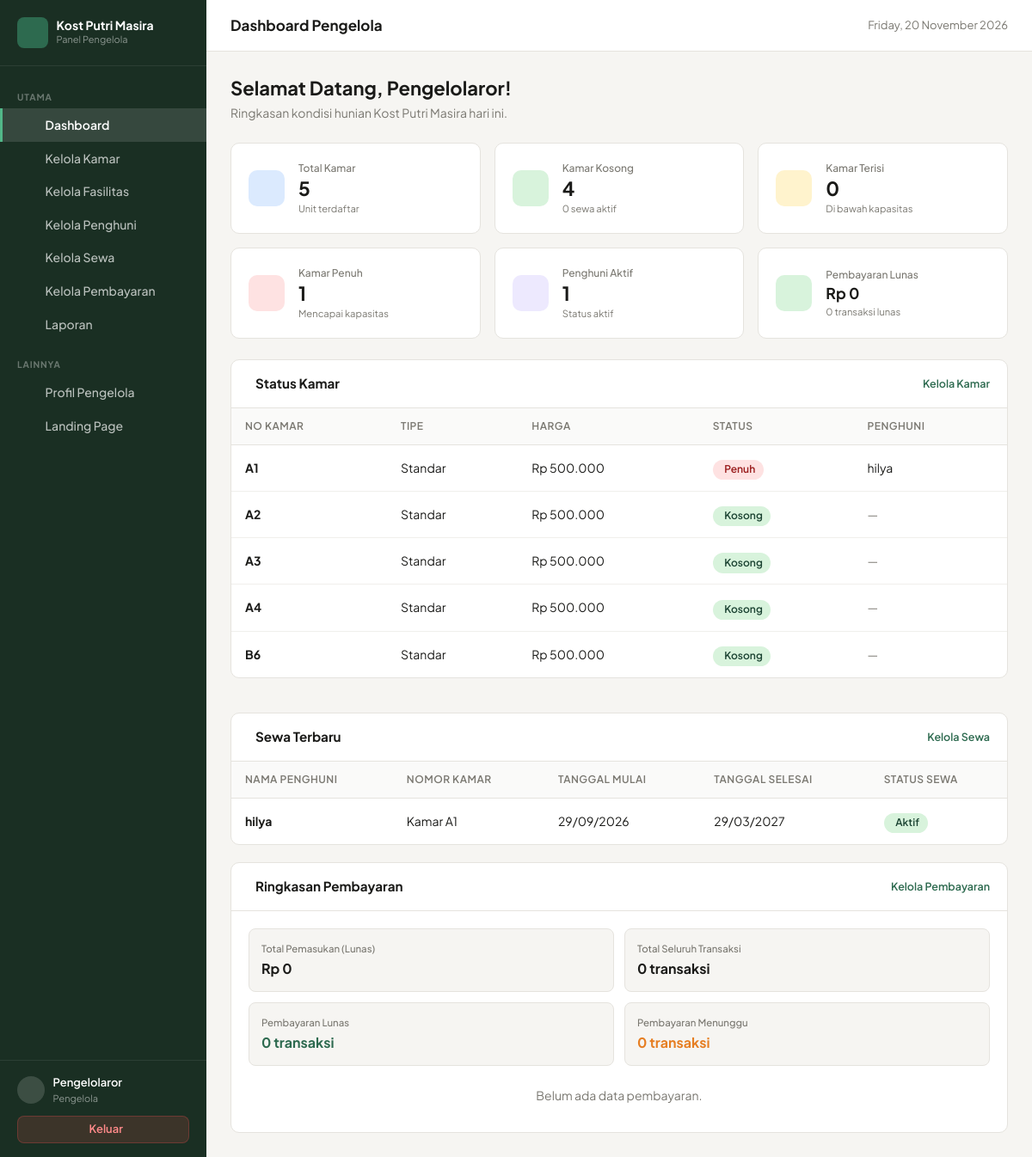
Page /admin/dashboard.php (signed in) on the committed database.
### tables this page shows
CREATE TABLE `kamar` (
  `id_kamar` int NOT NULL,
  `nomor_kamar` varchar(20) NOT NULL,
  `tipe_kamar` varchar(50) DEFAULT NULL,
  `kapasitas` int NOT NULL DEFAULT '1',
  `harga` decimal(12,2) NOT NULL,
  `status` enum('kosong','terisi','penuh') NOT NULL DEFAULT 'kosong',
  `keterangan` text,
  `created_at` timestamp NULL DEFAULT CURRENT_TIMESTAMP
);

CREATE TABLE `sewa` (
  `id_sewa` int NOT NULL,
  `id_penghuni` int NOT NULL,
  `id_kamar` int NOT NULL,
  `tanggal_mulai` date NOT NULL,
  `tanggal_selesai` date DEFAULT NULL,
  `periode` varchar(50) DEFAULT NULL,
  `total_sewa` decimal(12,2) NOT NULL,
  `status` enum('aktif','selesai') DEFAULT 'aktif'
);

CREATE TABLE `users` (
  `id_user` int NOT NULL,
  `nama` varchar(100) NOT NULL,
  `username` varchar(50) NOT NULL,
  `password` varchar(255) NOT NULL,
  `role` enum('pengelola','penghuni') NOT NULL,
  `created_at` timestamp NULL DEFAULT CURRENT_TIMESTAMP
);

### includes/auth_check.php (called while the page is built, shortened)
<?php
function isLoggedIn(): bool {
    return isset($_SESSION['user_id']) && !empty($_SESSION['user_id']);
}
function currentUser(): ?array {
    return [
        'id_user'     => $_SESSION['user_id'] ?? null,
        'nama'        => $_SESSION['nama'] ?? '',
        'username'    => $_SESSION['username'] ?? '',
        'role'        => $_SESSION['role'] ?? '',
        'id_penghuni' => $_SESSION['id_penghuni'] ?? null,
    ];
}

### includes/functions.php (called while the page is built, shortened)
<?php
function e(?string $string): string {
    return htmlspecialchars((string)$string, ENT_QUOTES, 'UTF-8');
}
function formatRupiah(float|int|string $angka, bool $denganSimbol = true): string {
    $nominal = (float) $angka;
    $hasil = number_format($nominal, 0, ',', '.');
    return $denganSimbol ? 'Rp ' . $hasil : $hasil;
}
function formatTanggal(?string $tanggal, string $format = 'panjang'): string {
    $timestamp = strtotime($tanggal);
    if ($format === 'pendek') {
        return date('d/m/Y', $timestamp);
    }
    $bulanIndo = [
        1 => 'Januari', 'Februari', 'Maret', 'April', 'Mei', 'Juni',
        'Juli', 'Agustus', 'September', 'Oktober', 'November', 'Desember'
    ];
    $hari = date('d', $timestamp);
    $bulan = $bulanIndo[(int)date('m', $timestamp)];
    $tahun = date('Y', $timestamp);
    return "{$hari} {$bulan} {$tahun}";
}

### admin/dashboard.php (the view, shortened to what this page needs)
<?php
require_once __DIR__ . '/../config/database.php';
require_once __DIR__ . '/../includes/functions.php';
require_once __DIR__ . '/../includes/auth_check.php';
$user  = currentUser();
$daftarKamar = [];
$totalKamar  = 0;
$kamarKosong = 0;
$kamarTerisi = 0;
$kamarPenuh  = 0;
try {
    $stmtKamar = $pdo->query("
        SELECT
            k.id_kamar,
            k.nomor_kamar,
            k.tipe_kamar,
            k.kapasitas,
            k.harga,
            k.status AS status_kamar,
            COUNT(s.id_sewa) AS sewa_aktif_count,
            GROUP_CONCAT(u.nama SEPARATOR ', ') AS nama_penghuni
        FROM kamar k
        LEFT JOIN sewa s ON k.id_kamar = s.id_kamar AND s.status = 'aktif'
        LEFT JOIN penghuni p ON s.id_penghuni = p.id_penghuni
        LEFT JOIN users u ON p.id_user = u.id_user
        GROUP BY k.id_kamar, k.nomor_kamar, k.tipe_kamar, k.kapasitas, k.harga, k.status
        ORDER BY k.nomor_kamar ASC
    ");
    $daftarKamar = $stmtKamar->fetchAll();
    $totalKamar  = count($daftarKamar);
    foreach ($daftarKamar as &$km) {
        $sewaAktif = (int)$km['sewa_aktif_count'];
        $kapasitas = max(1, (int)$km['kapasitas']);
        if ($sewaAktif === 0) {
            $kamarKosong++;
        } elseif ($sewaAktif < $kapasitas) {
            $km['status_display'] = 'terisi';
            $kamarTerisi++;
        } else {
            $kamarPenuh++;
        }
    }
} catch (PDOException $e) {
    $daftarKamar = [];
    $totalKamar = $kamarKosong = $kamarTerisi = $kamarPenuh = 0;
}
$totalPenghuni = 0;
try {
    $totalPenghuni = (int)$pdo->query("SELECT COUNT(*) FROM penghuni WHERE status = 'aktif'")->fetchColumn();
} catch (PDOException $e) {
    $totalPenghuni = 0;
}
$bayarLunas    = ['total' => 0, 'nominal' => 0.0];
$bayarMenunggu = ['total' => 0, 'nominal' => 0.0];
$totalTransaksiBayar = 0;
try {
    $rowLunas = $pdo->query("
        SELECT COUNT(*) AS total, COALESCE(SUM(jumlah_bayar), 0) AS nominal
        FROM pembayaran
        WHERE (status_verifikasi = 'dikonfirmasi' OR status_verifikasi = 'terverifikasi')
          AND status = 'lunas'
    ")->fetch();
    if ($rowLunas) {
        $bayarLunas = [
            'total'   => (int)$rowLunas['total'],
            'nominal' => (float)$rowLunas['nominal']
        ];
    }
    $rowMenunggu = $pdo->query("
        SELECT COUNT(*) AS total, COALESCE(SUM(jumlah_bayar), 0) AS nominal
        FROM pembayaran
        WHERE status_verifikasi = 'menunggu'
    ")->fetch();
    if ($rowMenunggu) {
        $bayarMenunggu = [
            'total'   => (int)$rowMenunggu['total'],
            'nominal' => (float)$rowMenunggu['nominal']
        ];
    }
    $totalTransaksiBayar = (int)$pdo->query("SELECT COUNT(*) FROM pembayaran")->fetchColumn();
} catch (PDOException $e) {
    $bayarLunas = ['total' => 0, 'nominal' => 0.0];
    $bayarMenunggu = ['total' => 0, 'nominal' => 0.0];
    $totalTransaksiBayar = 0;
}
$daftarSewaTerbaru = [];
try {
    $stmtSewa = $pdo->query("
        SELECT
            s.id_sewa,
            s.tanggal_mulai,
            s.tanggal_selesai,
            s.status AS status_sewa,
            u.nama AS nama_penghuni,
            k.nomor_kamar
        FROM sewa s
        JOIN penghuni p ON s.id_penghuni = p.id_penghuni
        JOIN users u ON p.id_user = u.id_user
        JOIN kamar k ON s.id_kamar = k.id_kamar
        ORDER BY s.id_sewa DESC
        LIMIT 5
    ");
    $daftarSewaTerbaru = $stmtSewa->fetchAll();
} catch (PDOException $e) {
    $daftarSewaTerbaru = [];
}
?><!DOCTYPE html>
<html lang="id">
<head>
<link rel="stylesheet" href="../assets/css/app.css">
</head>
<body>
<div class="layout">
<aside class="sidebar" id="sidebarPanel">
    <div class="sb-brand">
        <div class="sb-ico"><i class="ph ph-house-line"></i></div>
        <div>
            <div class="sb-name">Kost Putri Masira</div>
            <span class="sb-sub">Panel Pengelola</span>
        </div>
    </div>
    <nav class="sb-nav">
        <div class="sb-label">Utama</div>
        <a href="dashboard.php" class="sb-link active"><i class="ph ph-squares-four"></i> Dashboard</a>
        <a href="kamar/index.php" class="sb-link"><i class="ph ph-door"></i> Kelola Kamar</a>
        <a href="fasilitas/index.php" class="sb-link"><i class="ph ph-sparkle"></i> Kelola Fasilitas</a>
        <a href="penghuni/index.php" class="sb-link"><i class="ph ph-users-three"></i> Kelola Penghuni</a>
        <a href="sewa/index.php" class="sb-link"><i class="ph ph-key"></i> Kelola Sewa</a>
        <a href="pembayaran/index.php" class="sb-link"><i class="ph ph-credit-card"></i> Kelola Pembayaran</a>
        <a href="laporan/index.php" class="sb-link"><i class="ph ph-chart-bar"></i> Laporan</a>
        <div class="sb-label" style="margin-top:.5rem">Lainnya</div>
        <a href="profil.php" class="sb-link"><i class="ph ph-user-circle"></i> Profil Pengelola</a>
        <a href="../index.php" class="sb-link" target="_blank" rel="noopener"><i class="ph ph-globe"></i> Landing Page</a>
    </nav>
    <div class="sb-foot">
        <div class="sb-user">
            <div class="sb-avatar"><i class="ph ph-user"></i></div>
            <div>
                <div class="sb-uname"><?= e($user['nama'] ?? 'Pengelola') ?></div>
                <div class="sb-urole">Pengelola</div>
            </div>
        </div>
        <a href="../logout.php" class="btn-logout"><i class="ph ph-sign-out"></i> Keluar</a>
    </div>
</aside>
<div class="main">
    <header class="topbar">
        <div class="topbar-title">Dashboard Pengelola</div>
        <div class="topbar-actions">
            <div class="topbar-date"><i class="ph ph-calendar"></i> <?= date('l, d F Y') ?></div>
        </div>
    </header>
    <main class="content">
        <div class="pg-header">
            <div>
                <div class="pg-title">Selamat Datang, <?= e($user['nama'] ?? 'Pengelola') ?>!</div>
                <p class="pg-sub">Ringkasan kondisi hunian Kost Putri Masira hari ini.</p>
            </div>
        </div>
        <div class="stats stats-3">
            <div class="sc"><div class="sc-ico ico-b"><i class="ph ph-door"></i></div><div><div class="sc-label">Total Kamar</div><div class="sc-val"><?= $totalKamar ?></div><div class="sc-sub">Unit terdaftar</div></div></div>
            <div class="sc"><div class="sc-ico ico-g"><i class="ph ph-check-circle"></i></div><div><div class="sc-label">Kamar Kosong</div><div class="sc-val"><?= $kamarKosong ?></div><div class="sc-sub">0 sewa aktif</div></div></div>
            <div class="sc"><div class="sc-ico ico-a"><i class="ph ph-users"></i></div><div><div class="sc-label">Kamar Terisi</div><div class="sc-val"><?= $kamarTerisi ?></div><div class="sc-sub">Di bawah kapasitas</div></div></div>
            <div class="sc"><div class="sc-ico ico-r"><i class="ph ph-lock"></i></div><div><div class="sc-label">Kamar Penuh</div><div class="sc-val"><?= $kamarPenuh ?></div><div class="sc-sub">Mencapai kapasitas</div></div></div>
            <div class="sc"><div class="sc-ico ico-p"><i class="ph ph-users-three"></i></div><div><div class="sc-label">Penghuni Aktif</div><div class="sc-val"><?= $totalPenghuni ?></div><div class="sc-sub">Status aktif</div></div></div>
            <div class="sc"><div class="sc-ico ico-g"><i class="ph ph-money"></i></div><div><div class="sc-label">Pembayaran Lunas</div><div class="sc-val" style="font-size:1.1rem"><?= formatRupiah($bayarLunas['nominal']) ?></div><div class="sc-sub"><?= $bayarLunas['total'] ?> transaksi lunas</div></div></div>
        </div>
        <div class="grid2">
            <div class="panel">
                <div class="panel-head">
                    <div class="panel-title"><i class="ph ph-door"></i> Status Kamar</div>
                    <a href="kamar/index.php" style="font-size:.78rem;color:var(--green);text-decoration:none;font-weight:600;display:flex;align-items:center;gap:.25rem">Kelola Kamar</a>
                </div>
                <?php if (empty($daftarKamar)): ?>
                <div class="empty"><i class="ph ph-info"></i> Belum ada data kamar.</div>
                <?php else: ?>
                <div class="table-wrap">
                    <table>
                        <thead><tr><th>No Kamar</th><th>Tipe</th><th>Harga</th><th>Status</th><th>Penghuni</th></tr></thead>
                        <tbody>
                        <?php foreach ($daftarKamar as $k): ?>
                        <tr>
                            <td><strong><?= e($k['nomor_kamar']) ?></strong></td>
                            <td><?= e($k['tipe_kamar'] ?? 'Standar') ?></td>
                            <td style="white-space:nowrap"><?= formatRupiah($k['harga']) ?></td>
                            <td>
                                <?php if ($k['status_display']==='penuh'): ?>
                                <span class="badge" style="background:#fee2e2;color:#991b1b"><i class="ph ph-prohibit"></i> Penuh</span>
                                <?php elseif ($k['status_display']==='terisi'): ?>
                                <span class="badge bg-a"><i class="ph ph-users"></i> Terisi</span>
                                <?php else: ?>
                                <span class="badge bg-g"><i class="ph ph-check"></i> Kosong</span>
                                <?php endif; ?>
                            </td>
                            <td><?= !empty($k['nama_penghuni']) ? e($k['nama_penghuni']) : '<span style="color:var(--muted)">—</span>' ?></td>
                        </tr>
                        <?php endforeach; ?>
                        </tbody>
                    </table>
                </div>
                <?php endif; ?>
            </div>
            <div class="panel">
                <div class="panel-head">
                    <div class="panel-title"><i class="ph ph-key"></i> Sewa Terbaru</div>
                    <a href="sewa/index.php" style="font-size:.78rem;color:var(--green);text-decoration:none;font-weight:600;display:flex;align-items:center;gap:.25rem">Kelola Sewa</a>
                </div>
                <?php if (empty($daftarSewaTerbaru)): ?>
                <div class="empty"><i class="ph ph-info"></i> Belum ada transaksi sewa.</div>
                <?php else: ?>
                <div class="table-wrap">
                    <table>
                        <thead>
                            <tr>
                                <th>Nama Penghuni</th>
                                <th>Nomor Kamar</th>
                                <th>Tanggal Mulai</th>
                                <th>Tanggal Selesai</th>
                                <th>Status Sewa</th>
                            </tr>
                        </thead>
                        <tbody>
                        <?php foreach ($daftarSewaTerbaru as $sw): ?>
                        <tr>
                            <td><strong><?= e($sw['nama_penghuni']) ?></strong></td>
                            <td>Kamar <?= e($sw['nomor_kamar']) ?></td>
                            <td style="white-space:nowrap"><?= !empty($sw['tanggal_mulai']) ? formatTanggal($sw['tanggal_mulai'], 'pendek') : '—' ?></td>
                            <td style="white-space:nowrap"><?= !empty($sw['tanggal_selesai']) ? formatTanggal($sw['tanggal_selesai'], 'pendek') : '—' ?></td>
                            <td>
                                <?php if ($sw['status_sewa'] === 'aktif'): ?>
                                <span class="badge bg-g"><i class="ph ph-check-circle"></i> Aktif</span>
                                <?php else: ?>
                                <span class="badge" style="background:#e5e7eb;color:#374151"><i class="ph ph-check"></i> Selesai</span>
                                <?php endif; ?>
                            </td>
                        </tr>
                        <?php endforeach; ?>
                        </tbody>
                    </table>
                </div>
                <?php endif; ?>
            </div>
        </div>
        <div class="panel">
            <div class="panel-head">
                <div class="panel-title"><i class="ph ph-money"></i> Ringkasan Pembayaran</div>
                <a href="pembayaran/index.php" style="font-size:.78rem;color:var(--green);text-decoration:none;font-weight:600;display:flex;align-items:center;gap:.25rem">Kelola Pembayaran</a>
            </div>
            <div class="panel-body">
                <div class="pay-grid">
                    <div class="pay-item"><div class="pay-label">Total Pemasukan (Lunas)</div><div class="pay-val"><?= formatRupiah($bayarLunas['nominal']) ?></div></div>
                    <div class="pay-item"><div class="pay-label">Total Seluruh Transaksi</div><div class="pay-val"><?= $totalTransaksiBayar ?> transaksi</div></div>
                    <div class="pay-item"><div class="pay-label">Pembayaran Lunas</div><div class="pay-val" style="color:#2d6a4f"><?= $bayarLunas['total'] ?> transaksi</div></div>
                    <div class="pay-item"><div class="pay-label">Pembayaran Menunggu</div><div class="pay-val" style="color:#e67e22"><?= $bayarMenunggu['total'] ?> transaksi</div></div>
                </div>
                <?php if ($totalTransaksiBayar === 0): ?>
                <p style="font-size:.875rem;color:var(--muted);text-align:center;padding:.75rem 0;margin-top:.75rem">
                    <i class="ph ph-info"></i> Belum ada data pembayaran.
                </p>
                <?php endif; ?>
            </div>
        </div>
    </main>
</div>
</div>
</body>
</html>

### admin/dashboard.php (style rules this page uses)
.grid2 { display:grid;grid-template-columns:minmax(0,1fr) minmax(0,1fr);gap:1.25rem;margin-bottom:1.25rem }
@media (max-width:1200px) { .grid2 { grid-template-columns:minmax(0,1fr) } }
.pay-grid { display:grid;grid-template-columns:1fr 1fr;gap:.75rem }
.pay-item { background:#f6f5f2;border:1px solid var(--border);border-radius:8px;padding:.875rem }
.pay-label { font-size:.7125rem;color:var(--muted);margin-bottom:.2rem;font-weight:500 }
.pay-val { font-size:1rem;font-weight:700 }

### rows in the picture
kamar: nomor_kamar "A1", tipe_kamar "Standar", harga "Rp 500.000", status "Penuh", nama_penghuni "hilya"
kamar: nomor_kamar "A2", tipe_kamar "Standar", harga "Rp 500.000", status "Kosong"
kamar: nomor_kamar "A3", tipe_kamar "Standar", harga "Rp 500.000", status "Kosong"
kamar: nomor_kamar "A4", tipe_kamar "Standar", harga "Rp 500.000", status "Kosong"
kamar: nomor_kamar "B6", tipe_kamar "Standar", harga "Rp 500.000", status "Kosong"
sewa: users.nama "hilya", id_kamar.nomor_kamar "A1", tanggal_mulai "29/09/2026", tanggal_selesai "29/03/2027", status "Aktif"

### other values in the picture
$user['nama'] "Pengelolaror"
$totalKamar "5"
$kamarKosong "4"
$kamarTerisi "0"
$kamarPenuh "1"
$totalPenghuni "1"
formatRupiah($bayarLunas['nominal']) "Rp 0"
$bayarLunas['total'] "0"
$totalTransaksiBayar "0"
$bayarMenunggu['total'] "0"
